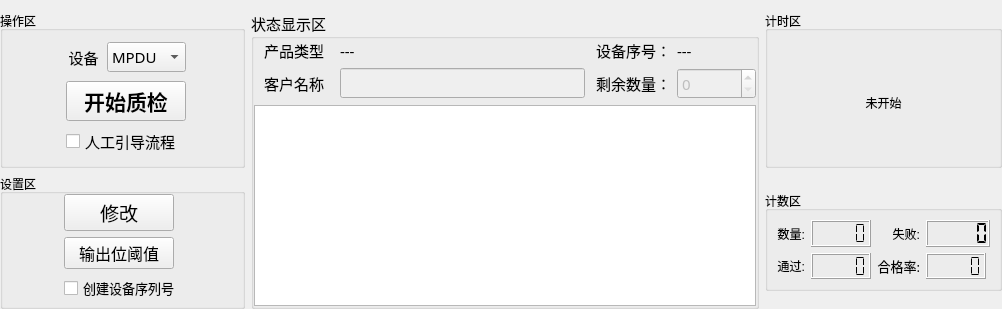
<?xml version="1.0" encoding="UTF-8"?>
<ui version="4.0">
 <class>Home_WorkWid</class>
 <widget class="QWidget" name="Home_WorkWid">
  <property name="geometry">
   <rect>
    <x>0</x>
    <y>0</y>
    <width>1002</width>
    <height>290</height>
   </rect>
  </property>
  <property name="windowTitle">
   <string>Form</string>
  </property>
  <layout class="QGridLayout" name="gridLayout">
   <property name="leftMargin">
    <number>0</number>
   </property>
   <property name="rightMargin">
    <number>0</number>
   </property>
   <property name="bottomMargin">
    <number>0</number>
   </property>
   <item row="0" column="1" rowspan="3">
    <widget class="QGroupBox" name="groupBox_6">
     <property name="font">
      <font>
       <family>微软雅黑</family>
       <pointsize>11</pointsize>
      </font>
     </property>
     <property name="title">
      <string>状态显示区</string>
     </property>
     <layout class="QGridLayout" name="gridLayout_6">
      <property name="leftMargin">
       <number>0</number>
      </property>
      <property name="topMargin">
       <number>0</number>
      </property>
      <property name="rightMargin">
       <number>0</number>
      </property>
      <property name="bottomMargin">
       <number>0</number>
      </property>
      <item row="2" column="0" colspan="4">
       <widget class="QTextEdit" name="textEdit">
        <property name="enabled">
         <bool>true</bool>
        </property>
        <property name="readOnly">
         <bool>true</bool>
        </property>
       </widget>
      </item>
      <item row="1" column="2">
       <widget class="QLabel" name="label_38">
        <property name="minimumSize">
         <size>
          <width>80</width>
          <height>20</height>
         </size>
        </property>
        <property name="maximumSize">
         <size>
          <width>80</width>
          <height>30</height>
         </size>
        </property>
        <property name="text">
         <string>剩余数量：</string>
        </property>
        <property name="alignment">
         <set>Qt::AlignRight|Qt::AlignTrailing|Qt::AlignVCenter</set>
        </property>
       </widget>
      </item>
      <item row="0" column="3">
       <widget class="QLabel" name="snLab">
        <property name="minimumSize">
         <size>
          <width>0</width>
          <height>20</height>
         </size>
        </property>
        <property name="text">
         <string>---</string>
        </property>
       </widget>
      </item>
      <item row="1" column="1">
       <widget class="QLineEdit" name="userEdit">
        <property name="enabled">
         <bool>false</bool>
        </property>
        <property name="maximumSize">
         <size>
          <width>245</width>
          <height>16777215</height>
         </size>
        </property>
        <property name="echoMode">
         <enum>QLineEdit::Normal</enum>
        </property>
        <property name="cursorMoveStyle">
         <enum>Qt::LogicalMoveStyle</enum>
        </property>
       </widget>
      </item>
      <item row="0" column="0">
       <widget class="QLabel" name="label_33">
        <property name="minimumSize">
         <size>
          <width>0</width>
          <height>20</height>
         </size>
        </property>
        <property name="maximumSize">
         <size>
          <width>80</width>
          <height>30</height>
         </size>
        </property>
        <property name="text">
         <string>产品类型</string>
        </property>
        <property name="alignment">
         <set>Qt::AlignCenter</set>
        </property>
       </widget>
      </item>
      <item row="0" column="2">
       <widget class="QLabel" name="label_34">
        <property name="minimumSize">
         <size>
          <width>80</width>
          <height>20</height>
         </size>
        </property>
        <property name="maximumSize">
         <size>
          <width>80</width>
          <height>30</height>
         </size>
        </property>
        <property name="text">
         <string>设备序号：</string>
        </property>
        <property name="alignment">
         <set>Qt::AlignRight|Qt::AlignTrailing|Qt::AlignVCenter</set>
        </property>
       </widget>
      </item>
      <item row="1" column="0">
       <widget class="QLabel" name="label_35">
        <property name="minimumSize">
         <size>
          <width>0</width>
          <height>20</height>
         </size>
        </property>
        <property name="maximumSize">
         <size>
          <width>80</width>
          <height>30</height>
         </size>
        </property>
        <property name="text">
         <string>客户名称</string>
        </property>
        <property name="alignment">
         <set>Qt::AlignCenter</set>
        </property>
       </widget>
      </item>
      <item row="0" column="1">
       <widget class="QLabel" name="devLab">
        <property name="minimumSize">
         <size>
          <width>0</width>
          <height>20</height>
         </size>
        </property>
        <property name="maximumSize">
         <size>
          <width>245</width>
          <height>16777215</height>
         </size>
        </property>
        <property name="text">
         <string>---</string>
        </property>
       </widget>
      </item>
      <item row="1" column="3">
       <widget class="QSpinBox" name="cntSpin">
        <property name="enabled">
         <bool>false</bool>
        </property>
        <property name="maximum">
         <number>99999</number>
        </property>
       </widget>
      </item>
     </layout>
    </widget>
   </item>
   <item row="0" column="2" rowspan="2">
    <widget class="QGroupBox" name="groupBox_1">
     <property name="minimumSize">
      <size>
       <width>0</width>
       <height>150</height>
      </size>
     </property>
     <property name="maximumSize">
      <size>
       <width>260</width>
       <height>260</height>
      </size>
     </property>
     <property name="title">
      <string>计时区</string>
     </property>
     <layout class="QGridLayout" name="gridLayout_3">
      <property name="leftMargin">
       <number>0</number>
      </property>
      <property name="topMargin">
       <number>10</number>
      </property>
      <property name="rightMargin">
       <number>0</number>
      </property>
      <property name="bottomMargin">
       <number>0</number>
      </property>
      <item row="0" column="0" colspan="2">
       <widget class="QLabel" name="timeLab">
        <property name="text">
         <string>未开始</string>
        </property>
        <property name="alignment">
         <set>Qt::AlignCenter</set>
        </property>
       </widget>
      </item>
     </layout>
    </widget>
   </item>
   <item row="2" column="2">
    <widget class="QGroupBox" name="groupBox_3">
     <property name="maximumSize">
      <size>
       <width>250</width>
       <height>100</height>
      </size>
     </property>
     <property name="title">
      <string>计数区</string>
     </property>
     <layout class="QGridLayout" name="gridLayout_4">
      <item row="0" column="0">
       <widget class="QLabel" name="label_27">
        <property name="maximumSize">
         <size>
          <width>45</width>
          <height>30</height>
         </size>
        </property>
        <property name="text">
         <string>数量:</string>
        </property>
        <property name="alignment">
         <set>Qt::AlignRight|Qt::AlignTrailing|Qt::AlignVCenter</set>
        </property>
       </widget>
      </item>
      <item row="0" column="1">
       <widget class="QLCDNumber" name="allLcd">
        <property name="maximumSize">
         <size>
          <width>60</width>
          <height>30</height>
         </size>
        </property>
        <property name="digitCount">
         <number>5</number>
        </property>
        <property name="segmentStyle">
         <enum>QLCDNumber::Flat</enum>
        </property>
       </widget>
      </item>
      <item row="0" column="2">
       <widget class="QLabel" name="label_28">
        <property name="maximumSize">
         <size>
          <width>45</width>
          <height>30</height>
         </size>
        </property>
        <property name="text">
         <string>失败:</string>
        </property>
        <property name="alignment">
         <set>Qt::AlignRight|Qt::AlignTrailing|Qt::AlignVCenter</set>
        </property>
       </widget>
      </item>
      <item row="0" column="3">
       <widget class="QLCDNumber" name="errLcd">
        <property name="maximumSize">
         <size>
          <width>70</width>
          <height>35</height>
         </size>
        </property>
        <property name="digitCount">
         <number>5</number>
        </property>
        <property name="segmentStyle">
         <enum>QLCDNumber::Flat</enum>
        </property>
        <property name="value" stdset="0">
         <double>0.000000000000000</double>
        </property>
        <property name="intValue" stdset="0">
         <number>0</number>
        </property>
       </widget>
      </item>
      <item row="1" column="0">
       <widget class="QLabel" name="label_29">
        <property name="maximumSize">
         <size>
          <width>45</width>
          <height>30</height>
         </size>
        </property>
        <property name="text">
         <string>通过:</string>
        </property>
        <property name="alignment">
         <set>Qt::AlignRight|Qt::AlignTrailing|Qt::AlignVCenter</set>
        </property>
       </widget>
      </item>
      <item row="1" column="1">
       <widget class="QLCDNumber" name="okLcd">
        <property name="maximumSize">
         <size>
          <width>60</width>
          <height>30</height>
         </size>
        </property>
        <property name="digitCount">
         <number>5</number>
        </property>
        <property name="segmentStyle">
         <enum>QLCDNumber::Flat</enum>
        </property>
        <property name="intValue" stdset="0">
         <number>0</number>
        </property>
       </widget>
      </item>
      <item row="1" column="2">
       <widget class="QLabel" name="label_30">
        <property name="maximumSize">
         <size>
          <width>60</width>
          <height>30</height>
         </size>
        </property>
        <property name="font">
         <font>
          <family>微软雅黑</family>
          <pointsize>10</pointsize>
         </font>
        </property>
        <property name="text">
         <string>合格率:</string>
        </property>
        <property name="alignment">
         <set>Qt::AlignRight|Qt::AlignTrailing|Qt::AlignVCenter</set>
        </property>
       </widget>
      </item>
      <item row="1" column="3">
       <widget class="QLCDNumber" name="passLcd">
        <property name="maximumSize">
         <size>
          <width>60</width>
          <height>30</height>
         </size>
        </property>
        <property name="digitCount">
         <number>5</number>
        </property>
        <property name="segmentStyle">
         <enum>QLCDNumber::Flat</enum>
        </property>
       </widget>
      </item>
     </layout>
    </widget>
   </item>
   <item row="2" column="0">
    <widget class="QGroupBox" name="groupBox_4">
     <property name="title">
      <string>设置区</string>
     </property>
     <layout class="QGridLayout" name="gridLayout_5">
      <property name="topMargin">
       <number>0</number>
      </property>
      <property name="bottomMargin">
       <number>5</number>
      </property>
      <item row="0" column="0">
       <widget class="QPushButton" name="setBtn">
        <property name="minimumSize">
         <size>
          <width>0</width>
          <height>30</height>
         </size>
        </property>
        <property name="maximumSize">
         <size>
          <width>110</width>
          <height>16777215</height>
         </size>
        </property>
        <property name="font">
         <font>
          <pointsize>14</pointsize>
         </font>
        </property>
        <property name="text">
         <string>修改</string>
        </property>
       </widget>
      </item>
      <item row="1" column="0">
       <widget class="QPushButton" name="outputBtn">
        <property name="minimumSize">
         <size>
          <width>0</width>
          <height>30</height>
         </size>
        </property>
        <property name="maximumSize">
         <size>
          <width>110</width>
          <height>16777215</height>
         </size>
        </property>
        <property name="font">
         <font>
          <family>Agency FB</family>
          <pointsize>12</pointsize>
         </font>
        </property>
        <property name="text">
         <string>输出位阈值</string>
        </property>
       </widget>
      </item>
      <item row="2" column="0">
       <widget class="QCheckBox" name="snCheckBox">
        <property name="font">
         <font>
          <family>微软雅黑</family>
          <pointsize>10</pointsize>
         </font>
        </property>
        <property name="text">
         <string>创建设备序列号</string>
        </property>
        <property name="checked">
         <bool>false</bool>
        </property>
       </widget>
      </item>
     </layout>
    </widget>
   </item>
   <item row="0" column="0" rowspan="2">
    <widget class="QGroupBox" name="groupBox_5">
     <property name="maximumSize">
      <size>
       <width>245</width>
       <height>16777215</height>
      </size>
     </property>
     <property name="title">
      <string>操作区</string>
     </property>
     <layout class="QGridLayout" name="gridLayout_2">
      <item row="0" column="3">
       <spacer name="horizontalSpacer_2">
        <property name="orientation">
         <enum>Qt::Horizontal</enum>
        </property>
        <property name="sizeHint" stdset="0">
         <size>
          <width>37</width>
          <height>20</height>
         </size>
        </property>
       </spacer>
      </item>
      <item row="0" column="2">
       <widget class="QComboBox" name="typeComboBox">
        <property name="minimumSize">
         <size>
          <width>0</width>
          <height>30</height>
         </size>
        </property>
        <property name="font">
         <font>
          <family>微软雅黑</family>
          <pointsize>11</pointsize>
         </font>
        </property>
        <item>
         <property name="text">
          <string>MPDU</string>
         </property>
        </item>
        <item>
         <property name="text">
          <string>ZPDU</string>
         </property>
        </item>
       </widget>
      </item>
      <item row="1" column="1" colspan="2">
       <widget class="QPushButton" name="startBtn">
        <property name="minimumSize">
         <size>
          <width>120</width>
          <height>0</height>
         </size>
        </property>
        <property name="maximumSize">
         <size>
          <width>200</width>
          <height>60</height>
         </size>
        </property>
        <property name="font">
         <font>
          <family>微软雅黑</family>
          <pointsize>16</pointsize>
          <weight>75</weight>
          <bold>true</bold>
         </font>
        </property>
        <property name="text">
         <string>开始质检</string>
        </property>
       </widget>
      </item>
      <item row="0" column="1">
       <widget class="QLabel" name="label_9">
        <property name="minimumSize">
         <size>
          <width>0</width>
          <height>35</height>
         </size>
        </property>
        <property name="maximumSize">
         <size>
          <width>35</width>
          <height>35</height>
         </size>
        </property>
        <property name="font">
         <font>
          <family>微软雅黑</family>
          <pointsize>11</pointsize>
         </font>
        </property>
        <property name="text">
         <string>设备</string>
        </property>
        <property name="alignment">
         <set>Qt::AlignCenter</set>
        </property>
       </widget>
      </item>
      <item row="1" column="0">
       <spacer name="horizontalSpacer_4">
        <property name="orientation">
         <enum>Qt::Horizontal</enum>
        </property>
        <property name="sizeHint" stdset="0">
         <size>
          <width>54</width>
          <height>20</height>
         </size>
        </property>
       </spacer>
      </item>
      <item row="1" column="3">
       <spacer name="horizontalSpacer_3">
        <property name="orientation">
         <enum>Qt::Horizontal</enum>
        </property>
        <property name="sizeHint" stdset="0">
         <size>
          <width>40</width>
          <height>20</height>
         </size>
        </property>
       </spacer>
      </item>
      <item row="0" column="0">
       <spacer name="horizontalSpacer">
        <property name="orientation">
         <enum>Qt::Horizontal</enum>
        </property>
        <property name="sizeHint" stdset="0">
         <size>
          <width>50</width>
          <height>20</height>
         </size>
        </property>
       </spacer>
      </item>
      <item row="2" column="1" colspan="2">
       <widget class="QCheckBox" name="guideCheck">
        <property name="font">
         <font>
          <family>微软雅黑</family>
          <pointsize>11</pointsize>
         </font>
        </property>
        <property name="text">
         <string>人工引导流程</string>
        </property>
       </widget>
      </item>
     </layout>
    </widget>
   </item>
  </layout>
 </widget>
 <resources/>
 <connections/>
</ui>
